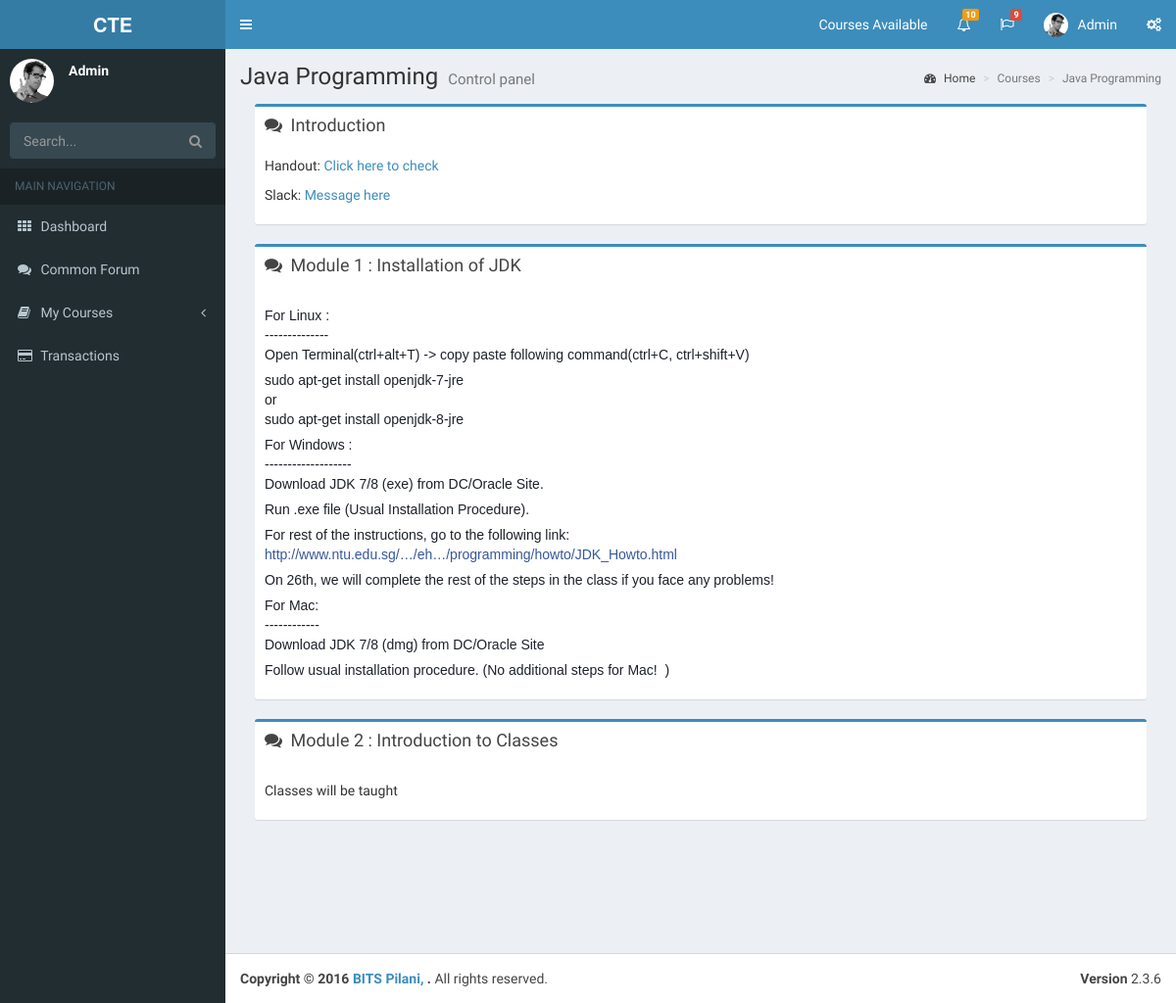
The page /course/CSCTE101/ (signed in) on the database as committed earlier.
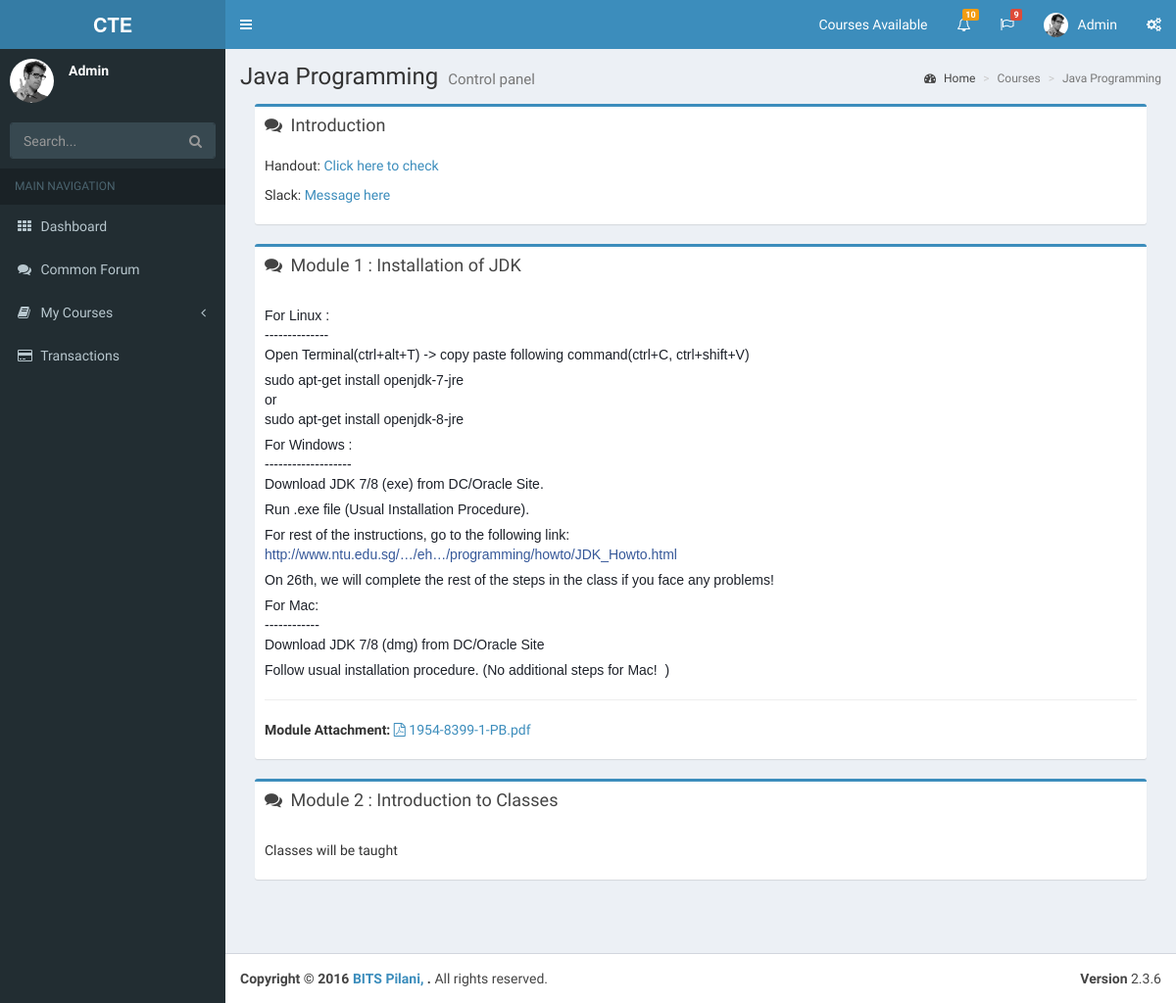
The same page on the database as committed later.
### course/models.py (models this page shows)
class Module(models.Model):
	course = models.ForeignKey(Course, related_name = "modulecourse", on_delete = models.CASCADE)
	number = models.IntegerField()
	title = models.CharField(max_length = 50)
	desc = models.CharField(max_length = 150)
	instr = HTMLField()
	upload = models.FileField(upload_to = "adminuploads/courses/uploads/" , blank=True, null=True)
	def __str__(self):
		return self.title
	def typeimg(self):
		name, extension = os.path.splitext(self.upload.name)
		if extension == '.pdf':
			return 'file-pdf-o'
		if extension == '.zip':
			return 'file-archive-o'
		return 'file-o'
	def filename(self):
		return os.path.basename(self.upload.name)

### course/views.py (the view)
# urls.py: url(r'^course/(.*)/$', 'course.views.Coursepage', name='coursepage'),
def Coursepage(request, pk):
	u = Course.objects.get(code = pk)
	m = Students.objects.filter(course = u, student = request.user)
	if m.count() > 0 :
		mod = u.modulecourse.all().order_by('number')
		print(mod[0])
		context = {
			'i': u,
			'mod': mod,
		}
		return render(request, "course.html", context)
	else:
		return render(request, "home.html")

### course/models.py (called while the page is built)
	def __str__(self):
		return self.title

### templates/course.html (shortened to what this page needs)
{% extends 'index.html' %}
{% block header %}
 <h1>
        {{ i.title }}
        <small>Control panel</small>
      </h1>
      <ol class="breadcrumb">
        <li><a href="#"><i class="fa fa-dashboard"></i> Home</a></li>
        <li class="active">Courses</li>
        <li class="active">{{ i.title }}</li>
      </ol>
{% endblock %}
{% block content %}
 <section class="col-lg-12 connectedSortable">
 <div class="box box-primary">
            <div class="box-header">
              <i class="fa fa-comments"></i>
              <h3 class="box-title">Introduction</h3>
            </div>
            <div class="box-body">
            <p>Handout: <a href="{{ MEDIA_URL }}{{ i.handout }}" download target="_blank">Click here to check</a></p>
            <p>Slack: <a href = "{{ i.slack }}" target = "_blank">Message here</a></p>
            </div>
          </div>
 </section>
{% for k in mod %}
<section class="col-lg-12 connectedSortable">
 <div class="box box-primary">
            <div class="box-header">
              <i class="fa fa-comments"></i>
              <h3 class="box-title">Module {{ k.number }} : {{ k.title }}</h3>
            </div>
            <div class="box-body">
            <p>{{ k.instr|safe }}</p>
            {% if k.upload %}
            <hr>
            <p><strong>Module Attachment: </strong><a href="{{ MEDIA_URL }}{{ k.upload }}" download target="_blank"><i class = "fa fa-{{ k.typeimg }}"></i> {{ k.filename }}</a></p>
            {% endif %}
            </div>
          </div>
 </section>
{% endfor %}
{% endblock %}

Rows that differ between the two databases and show on the page:
changed Module "Installation of JDK": filename (not shown) → "1954-8399-1-PB.pdf"
